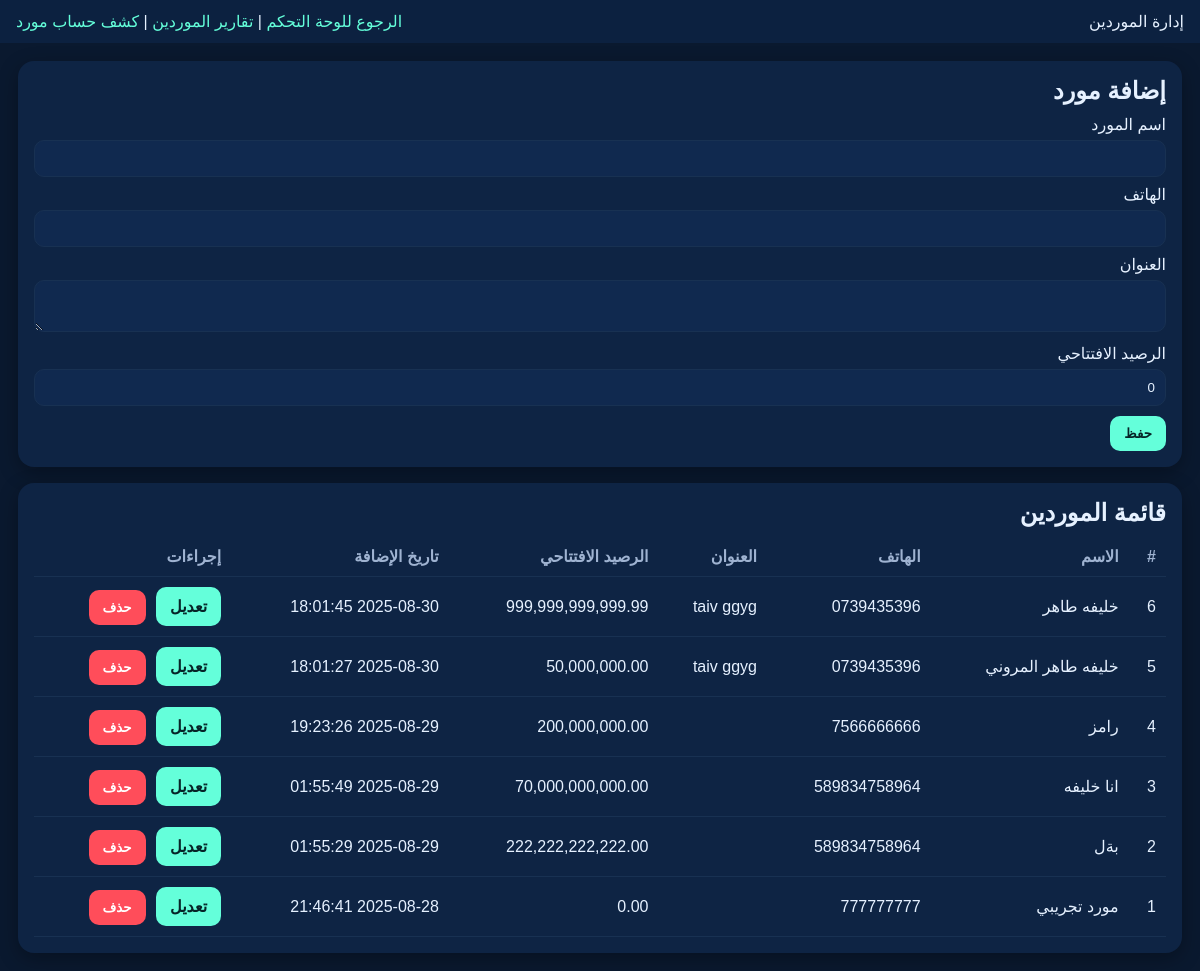
Page /suppliers.php (signed in) on the committed database.
### tables this page shows
CREATE TABLE `suppliers` (
  `id` int(11) NOT NULL,
  `name` varchar(100) NOT NULL,
  `phone` varchar(30) DEFAULT NULL,
  `email` varchar(100) DEFAULT NULL,
  `address` varchar(255) DEFAULT NULL,
  `opening_balance` decimal(14,2) NOT NULL DEFAULT 0.00,
  `created_at` timestamp NOT NULL DEFAULT current_timestamp()
);

### suppliers.php (the view, shortened to what this page needs)
<?php
$pdo = db();
$pdo->exec("
CREATE TABLE IF NOT EXISTS suppliers (
  id INT AUTO_INCREMENT PRIMARY KEY,
  name VARCHAR(150) NOT NULL,
  phone VARCHAR(50) DEFAULT NULL,
  address VARCHAR(255) DEFAULT NULL,
  opening_balance DECIMAL(14,2) NOT NULL DEFAULT 0.00,
  created_at TIMESTAMP DEFAULT CURRENT_TIMESTAMP
) ENGINE=InnoDB DEFAULT CHARSET=utf8mb4;
");
$mode   = 'create';
$editRow = null;
$list = $pdo->query("SELECT id,name,phone,address,opening_balance,created_at FROM suppliers ORDER BY id DESC")->fetchAll();
?>
<!doctype html>
<html lang="ar" dir="rtl">
<head>
</head>
<body>
  <div class="header">
    <div>إدارة الموردين</div>
    <nav><a href="./dashboard.php">الرجوع للوحة التحكم</a> | <a href="./suppliers_report.php">تقارير الموردين</a> | <a href="./supplier_statement.php">كشف حساب مورد</a></nav>
  </div>
  <div class="wrap">
    <div class="card">
      <h2><?= $mode === 'edit' ? 'تعديل مورد' : 'إضافة مورد' ?></h2>
      <form method="post">
        <label>اسم المورد</label>
        <input name="name" required value="<?= htmlspecialchars($editRow['name'] ?? '',ENT_QUOTES,'UTF-8') ?>">
        <label>الهاتف</label>
        <input name="phone" value="<?= htmlspecialchars($editRow['phone'] ?? '',ENT_QUOTES,'UTF-8') ?>">
        <label>العنوان</label>
        <textarea name="address" rows="2"><?= htmlspecialchars($editRow['address'] ?? '',ENT_QUOTES,'UTF-8') ?></textarea>
        <label>الرصيد الافتتاحي</label>
        <input name="opening_balance" value="<?= htmlspecialchars($editRow['opening_balance'] ?? '0',ENT_QUOTES,'UTF-8') ?>">
        <div style="margin-top:10px;">
          <button class="btn" type="submit"><?= $mode === 'edit' ? 'حفظ التعديل' : 'حفظ' ?></button>
        </div>
      </form>
    </div>
    <div class="card">
      <h2>قائمة الموردين</h2>
      <table>
        <thead><tr><th>#</th><th>الاسم</th><th>الهاتف</th><th>العنوان</th><th>الرصيد الافتتاحي</th><th>تاريخ الإضافة</th><th>إجراءات</th></tr></thead>
        <tbody>
          <?php if (!$list): ?>
            <tr><td colspan="7" class="muted">لا يوجد موردون بعد.</td></tr>
          <?php else: foreach ($list as $r): ?>
            <tr>
              <td><?= (int)$r['id'] ?></td>
              <td><?= htmlspecialchars($r['name'],ENT_QUOTES,'UTF-8') ?></td>
              <td><?= htmlspecialchars($r['phone']??'',ENT_QUOTES,'UTF-8') ?></td>
              <td><?= htmlspecialchars($r['address']??'',ENT_QUOTES,'UTF-8') ?></td>
              <td><?= number_format((float)$r['opening_balance'],2) ?></td>
              <td><?= htmlspecialchars($r['created_at'],ENT_QUOTES,'UTF-8') ?></td>
              <td class="actions">
                <a class="btn" href="./suppliers.php?action=edit&id=<?= (int)$r['id'] ?>">تعديل</a>
                <form method="post" onsubmit="return confirm('متأكد من الحذف؟');" style="margin-inline-start:6px">
                  <button class="btn btn-danger" type="submit">حذف</button>
                </form>
              </td>
            </tr>
          <?php endforeach; endif; ?>
        </tbody>
      </table>
    </div>
  </div>
</body>
</html>

### suppliers.php (style rules this page uses)
:root { --bg:#0a192f;--panel:#0e2444;--accent:#64ffda;--danger:#ff4d5a;--text:#e6f1ff }
* { box-sizing:border-box }
body { margin:0;font-family:Tahoma,Arial,sans-serif;background:#0a192f;color:var(--text) }
.header { display:flex;justify-content:space-between;align-items:center;background:#0c2140;padding:12px 16px }
a { color:var(--accent);text-decoration:none }
.wrap { padding:18px;display:grid;gap:16px }
.card { background:#0e2444;border-radius:16px;padding:16px;box-shadow:0 6px 20px rgba(0,0,0,.3) }
h2 { margin:0 0 10px }
label { display:block;margin:8px 0 6px }
input,textarea { width:100%;padding:10px;border-radius:10px;border:1px solid #183152;background:#10294f;color:#e6f1ff }
.btn { cursor:pointer;border:0;border-radius:10px;padding:10px 14px;background:var(--accent);color:#062427;font-weight:700 }
.btn-danger { background:var(--danger);color:#fff }
table { width:100%;border-collapse:collapse;margin-top:10px }
th,td { padding:10px;border-bottom:1px solid #183152;text-align:right }
th { color:#9fb3d1;font-weight:700 }
.actions a,.actions form { display:inline-block }

### rows in the picture
suppliers: id "6", name "خليفه طاهر", phone "0739435396", address "taiv ggyg", opening_balance "999,999,999,999.99", created_at "2025-08-30 18:01:45"
suppliers: id "5", name "خليفه طاهر المروني", phone "0739435396", address "taiv ggyg", opening_balance "50,000,000.00", created_at "2025-08-30 18:01:27"
suppliers: id "4", name "رامز", phone "7566666666", opening_balance "200,000,000.00", created_at "2025-08-29 19:23:26"
suppliers: id "3", name "انا خليفه", phone "589834758964", opening_balance "70,000,000,000.00", created_at "2025-08-29 01:55:49"
suppliers: id "2", name "بةل", phone "589834758964", opening_balance "222,222,222,222.00", created_at "2025-08-29 01:55:29"
suppliers: id "1", name "مورد تجريبي", phone "777777777", opening_balance "0.00", created_at "2025-08-28 21:46:41"
